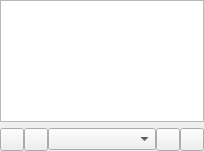
<?xml version="1.0" encoding="UTF-8"?>
<ui version="4.0">
 <class>AlbumsPage</class>
 <widget class="QWidget" name="AlbumsPage">
  <property name="geometry">
   <rect>
    <x>0</x>
    <y>0</y>
    <width>204</width>
    <height>151</height>
   </rect>
  </property>
  <layout class="QVBoxLayout" name="vlayout">
   <property name="leftMargin">
    <number>0</number>
   </property>
   <property name="topMargin">
    <number>0</number>
   </property>
   <property name="rightMargin">
    <number>0</number>
   </property>
   <property name="bottomMargin">
    <number>0</number>
   </property>
   <item>
    <widget class="ItemView" name="view"/>
   </item>
   <item>
    <layout class="QHBoxLayout" name="hlayout">
     <property name="spacing">
      <number>0</number>
     </property>
     <property name="leftMargin">
      <number>0</number>
     </property>
     <property name="topMargin">
      <number>0</number>
     </property>
     <property name="rightMargin">
      <number>0</number>
     </property>
     <property name="bottomMargin">
      <number>0</number>
     </property>
     <item>
      <widget class="ToolButton" name="libraryUpdate"/>
     </item>
     <item>
      <widget class="ToolButton" name="searchButton"/>
     </item>
     <item>
      <widget class="GenreCombo" name="genreCombo"/>
     </item>
     <item>
      <widget class="ToolButton" name="addToPlayQueue"/>
     </item>
     <item>
      <widget class="ToolButton" name="replacePlayQueue"/>
     </item>
    </layout>
   </item>
  </layout>
 </widget>
 <customwidgets>
  <customwidget>
   <class>ItemView</class>
   <extends>QTreeView</extends>
   <header>itemview.h</header>
  </customwidget>
  <customwidget>
   <class>GenreCombo</class>
   <extends>QComboBox</extends>
   <header>genrecombo.h</header>
  </customwidget>
  <customwidget>
   <class>ToolButton</class>
   <extends>QToolButton</extends>
   <header>toolbutton.h</header>
  </customwidget>
 </customwidgets>
 <resources/>
 <connections/>
</ui>
